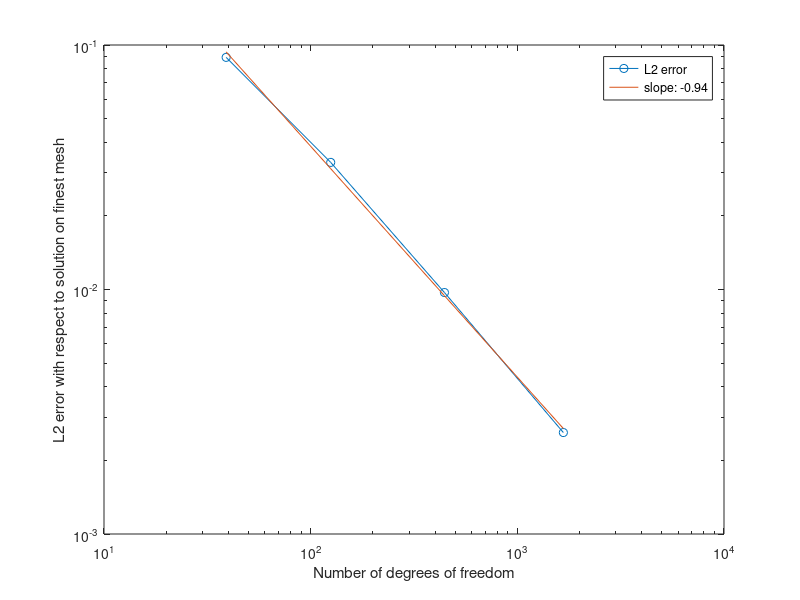

Reproduce this figure in MATLAB.
function convergenceH

N = [39; 125; 444; 1670];

meshsizes = [3.52544; 2.22684; 1.24263; 0.669219];

eL2 = [0.555827; 0.370117; 0.20476; 0.106244];

% Normalize L2 error obtained from simulation

 eL2 = (1./sqrt(N)) .* eL2;
 
 p = polyfit(log(N), log(eL2), 1);         % result: p = [-0.9441, 1.0910]
 
 figure()
 loglog(N, eL2, '-o')
 hold on
 loglog(N, exp(p(1)*log(N) + p(2)))
 xlabel('Number of degrees of freedom')
 ylabel('L2 error with respect to solution on finest mesh');
 legend('L2 error', 'slope: -0.94');
 
 